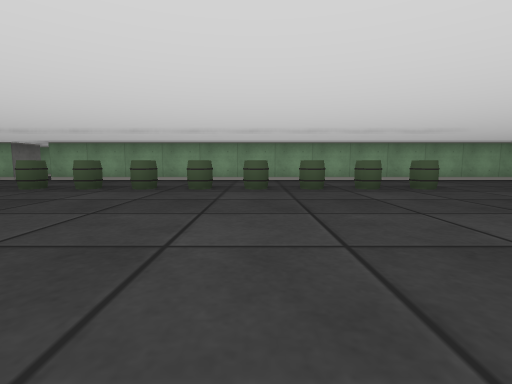
view 1 (above)

12 first-person views from a walk through a cub3D level. The camera is about half as high as the walls, tilts 6° down and sees 85° across. The floor is counted in squares. Each view is taken from the middle of a square. On the plan, view 1 faces up. The plan holds only what a view shows up to about 9 squares ahead; the rest is blank.

view 2
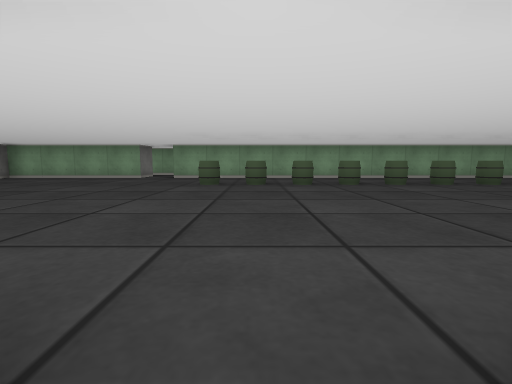

view 3
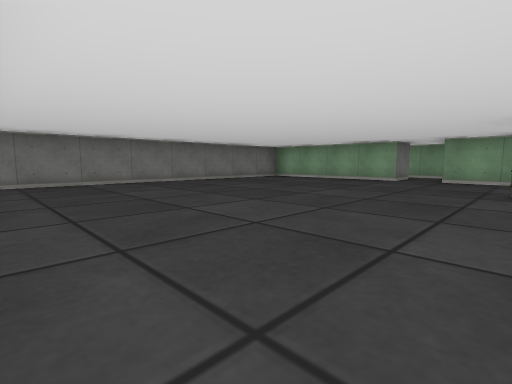

view 4
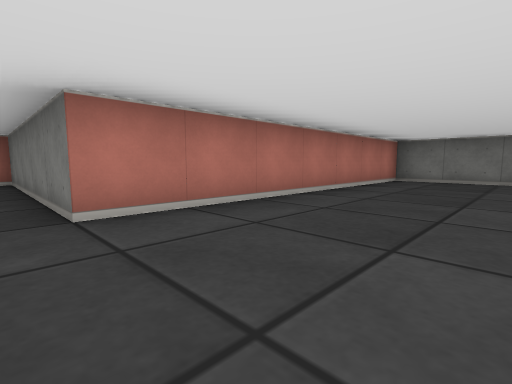

view 5
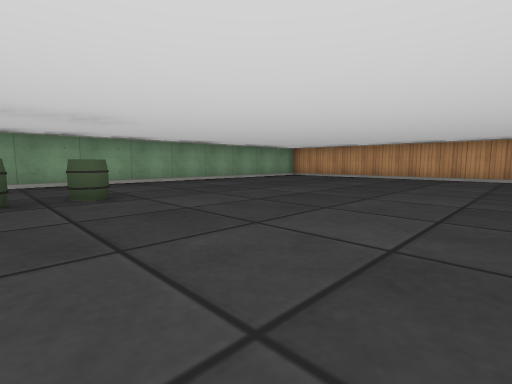

view 6
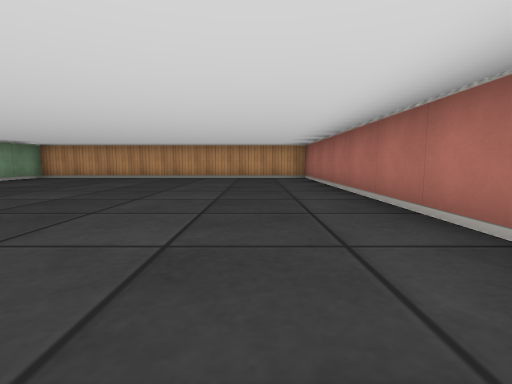

view 7
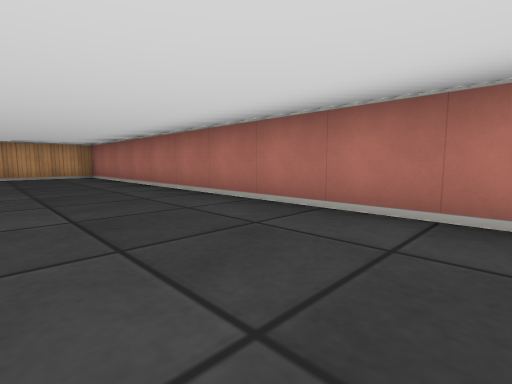

view 8
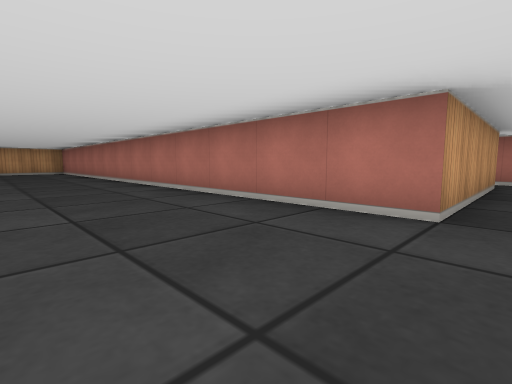

view 9
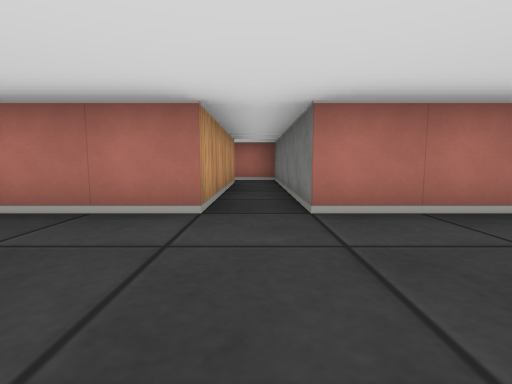

view 10
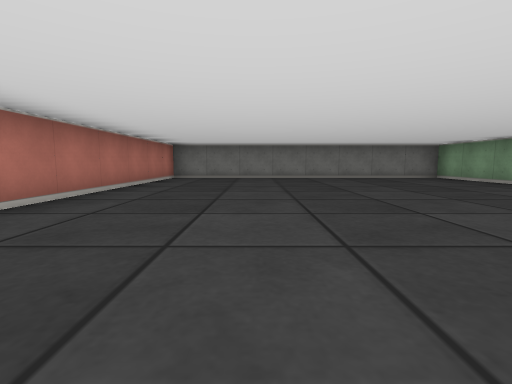

view 11
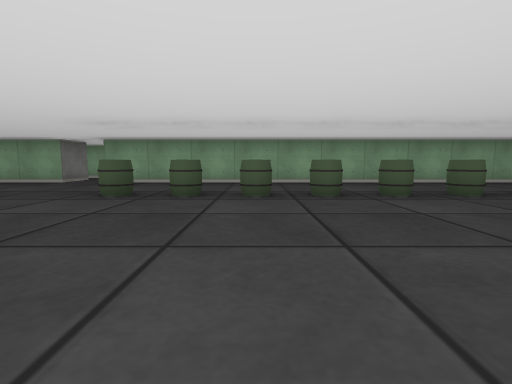

view 12
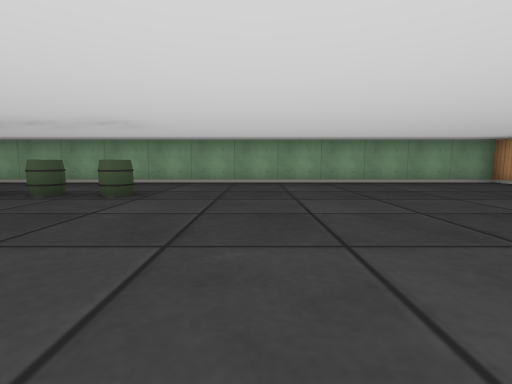

### Floor plan
Points are (right, up) in squares from view 1. A wall is a line through its corners. A room is listed if a view was taken in it or the views show most of it. See-through windows are left out.
Room 1 (views 1, 3, 4, 5, 6, 7, 8, 9, 10, 11, 12)
walls: (-2.5, -0.5) (10.5, -0.5) (10.5, 7.5) (-5.5, 7.5); (-6.5, 8.5) (-6.5, 7.5) (-10.5, 7.5) (-10.5, -0.5) (-3.5, -0.5)
ways out: opening at (-3, -1) to room 2; opening at (-6, 8)
objects: barrel (-4, 5); barrel (-3, 5); barrel (-2, 5); barrel (-1, 5); barrel (0, 5); barrel (1, 5); barrel (2, 5); barrel (3, 5)
Room 2 (view 2)
walls: (-2.5, -4.5) (-2.5, -0.5); (-3.5, -0.5) (-3.5, -5.5) (-2.4, -5.5)
ways out: opening at (-3, -1) to room 1

Where each view was taken, in squares from view 1:
view 1: 0 up, 0 right, facing up
view 2: 1 down, 3 left, facing up
view 3: 0 up, 4 left, facing up-left
view 4: 2 up, 3 left, facing down-left
view 5: 1 up, 2 right, facing up-right
view 6: 1 up, 2 right, facing right
view 7: 2 up, 1 right, facing down-right
view 8: 2 up, 3 left, facing down-right
view 9: 2 up, 3 left, facing down
view 10: 2 up, 2 left, facing left
view 11: 1 up, 2 left, facing up
view 12: 1 up, 5 right, facing up
